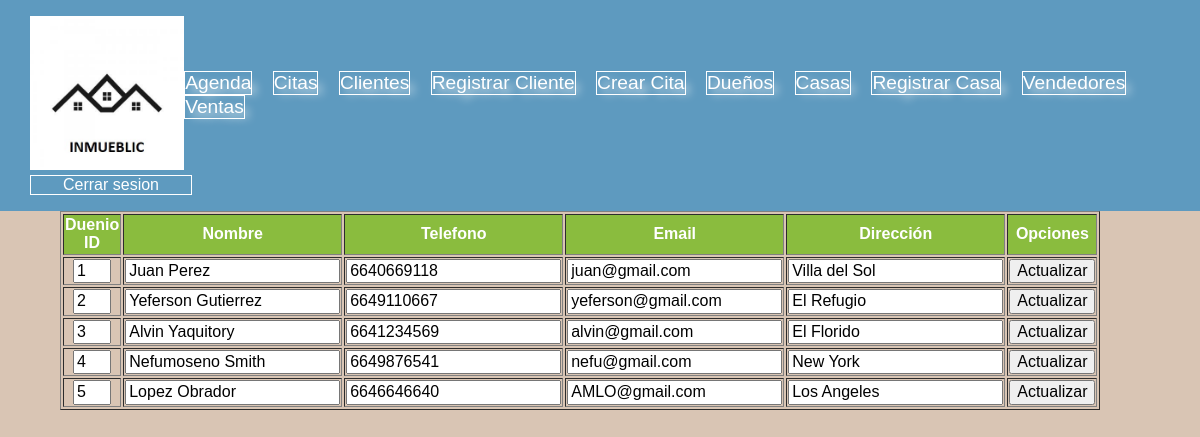
Screenshot of /admin/duenios.php with the database file from the repository.
### tables this page shows
create table duenio(
due_id int primary key auto_increment,
due_nombre varchar(30) not null,
due_telefono bigint not null,
due_email varchar(30) null,
due_direccion varchar(100) null
);

### admin/duenios.php (the view, shortened to what this page needs)
<!DOCTYPE html>
<html lang="es">
<head>
<link href="../css/estilos.css" type="text/css" rel="stylesheet" />
<link href="../css/pop.css" type="text/css" rel="stylesheet" />
    <link rel="stylesheet" href="../css/styles.css">
	<link rel="stylesheet" href="../css/normalize.css">
</head>
<body>
<?php include('header.inc'); ?>
<div class="principal">
<?php
include("../config1.php");
$con=@mysqli_connect($HOST,$USER,$PASS,$BD);
$con -> set_charset("utf8");
if($con){
		$query="SELECT * FROM duenio;";
		$consulta=mysqli_query($con,$query);
		if($consulta){
					  while($fila=mysqli_fetch_assoc($consulta)){
																$arreglo[]=$fila;
																}
					  echo '<table border=1 class="ventab">';
					  echo "<tr class='encabezado'>";
					  echo "<th>Duenio ID</th>";
					  echo "<th>Nombre</th>";
					  echo "<th>Telefono</th>";
					  echo "<th>Email</th>";
					  echo "<th>Dirección</th>";
					  echo "<th>Opciones</th>";
					  echo "</tr>";
					  foreach($arreglo as $ele){
									echo"<tr>";
									echo "<form action='actualizarDuenio.php' onsubmit='return valida(this)'  method='POST'>";
												echo"<td><input name='txt_id' class='inid' type='number' value='{$ele['due_id']}' readonly='readonly'/> </td>";
												echo"<td><input name='txt_nombre' type='text' value='{$ele['due_nombre']}' /> </td>";
												echo"<td><input name='txt_telefono' type='text'min='1' maxlength='10'  value='{$ele['due_telefono']}' /> </td>";
												echo"<td><input name='txt_email' type='email' pattern='.+@.+.com' value='{$ele['due_email']}' /> </td>";
												echo"<td><input name='txt_direccion' type='text' value='{$ele['due_direccion']}' /> </td>";
												echo "<td><input type='submit' name='actualizar' value='Actualizar' /></td>";
												echo "</form>";
									echo"</tr>";
							}
						echo"</table>";
					  	echo"</div>";
		}else{
				echo"Error en la consulta";
			 }
}else{
	 echo "Error en la base de datos";
	 }
?>
</body>
</html>

### css/estilos.css (style rules this page uses)
.principal { width:90%; max-width:1200px; margin:auto; }
table.ventab { margin:center; text-align:center; width:100%; max-width:1024px; }
input.inid { width:30px; }
tr.encabezado { background-color:#8ABC3E; color:#fff; }

### css/styles.css (style rules this page uses)
:root { --blue:#4B89BF; --ligth-blue:#5E9ABF; --green:#70732F; --ligth-green:#8A8C3E; --ligth-brown:#D9C5B4; --brown:#867B77; font-family: sans-serif, Arial, Helvetica; }
body { background-color: var(--ligth-brown); }

### rows the page displays
duenio: txt_id "1", txt_nombre "Juan Perez", txt_telefono "6640669118", txt_email "juan@gmail.com", txt_direccion "Villa del Sol"
duenio: txt_id "2", txt_nombre "Yeferson Gutierrez", txt_telefono "6649110667", txt_email "yeferson@gmail.com", txt_direccion "El Refugio"
duenio: txt_id "3", txt_nombre "Alvin Yaquitory", txt_telefono "6641234569", txt_email "alvin@gmail.com", txt_direccion "El Florido"
duenio: txt_id "4", txt_nombre "Nefumoseno Smith", txt_telefono "6649876541", txt_email "nefu@gmail.com", txt_direccion "New York"
duenio: txt_id "5", txt_nombre "Lopez Obrador", txt_telefono "6646646640", txt_email "AMLO@gmail.com", txt_direccion "Los Angeles"
